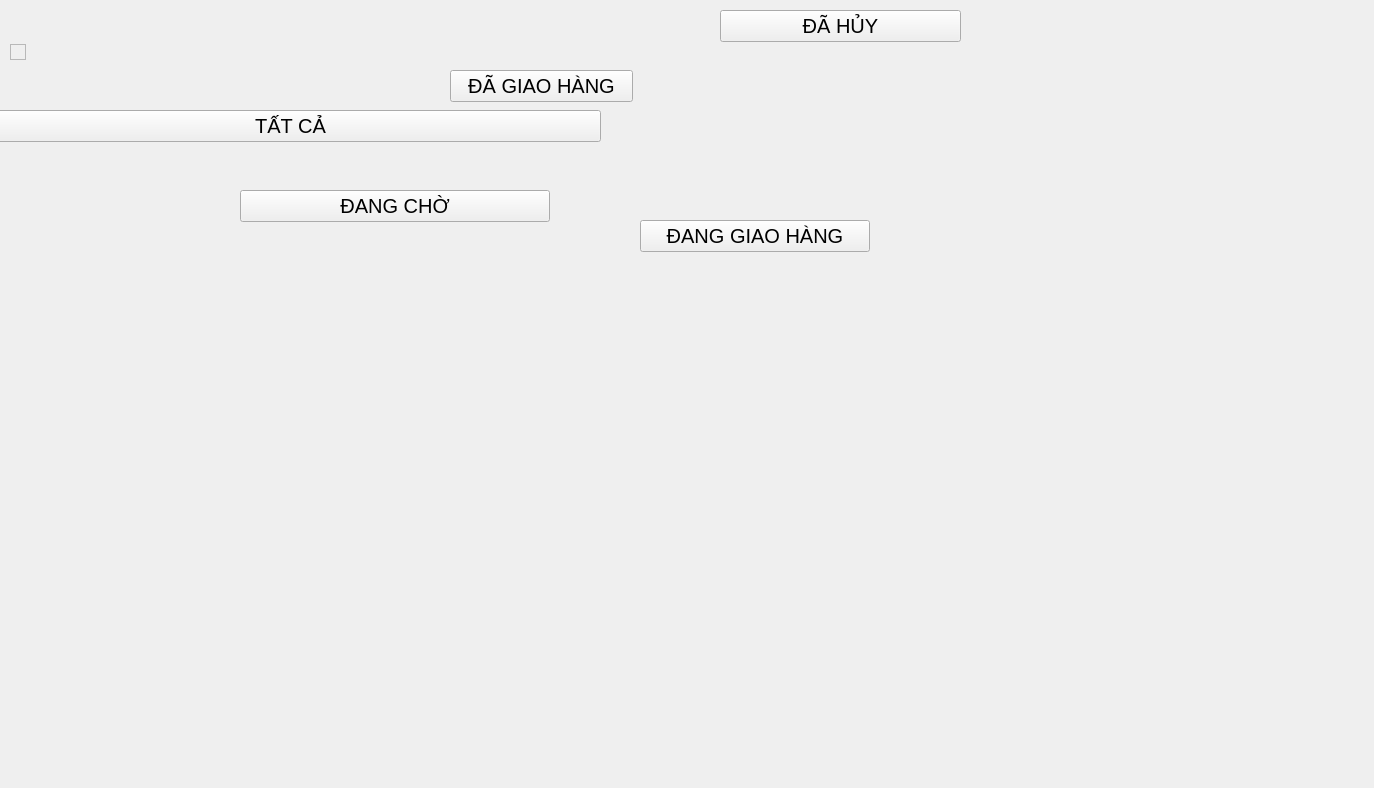
<?xml version="1.0" encoding="UTF-8"?>
<ui version="4.0">
 <class>lsmh</class>
 <widget class="QWidget" name="lsmh">
  <property name="geometry">
   <rect>
    <x>0</x>
    <y>0</y>
    <width>1374</width>
    <height>788</height>
   </rect>
  </property>
  <property name="minimumSize">
   <size>
    <width>80</width>
    <height>40</height>
   </size>
  </property>
  <property name="windowTitle">
   <string>Form</string>
  </property>
  <widget class="QScrollArea" name="scrollArea">
   <property name="geometry">
    <rect>
     <x>10</x>
     <y>44</y>
     <width>16</width>
     <height>16</height>
    </rect>
   </property>
   <property name="widgetResizable">
    <bool>true</bool>
   </property>
   <widget class="QWidget" name="scrollAreaWidgetContents">
    <property name="geometry">
     <rect>
      <x>0</x>
      <y>0</y>
      <width>16</width>
      <height>16</height>
     </rect>
    </property>
   </widget>
  </widget>
  <widget class="QPushButton" name="dahuybt">
   <property name="geometry">
    <rect>
     <x>720</x>
     <y>10</y>
     <width>241</width>
     <height>32</height>
    </rect>
   </property>
   <property name="minimumSize">
    <size>
     <width>60</width>
     <height>30</height>
    </size>
   </property>
   <property name="sizeIncrement">
    <size>
     <width>60</width>
     <height>30</height>
    </size>
   </property>
   <property name="baseSize">
    <size>
     <width>60</width>
     <height>40</height>
    </size>
   </property>
   <property name="font">
    <font>
     <family>Arial</family>
     <pointsize>15</pointsize>
     <weight>50</weight>
     <bold>false</bold>
    </font>
   </property>
   <property name="text">
    <string>ĐÃ HỦY</string>
   </property>
  </widget>
  <widget class="QPushButton" name="dagiaobt">
   <property name="geometry">
    <rect>
     <x>450</x>
     <y>70</y>
     <width>183</width>
     <height>32</height>
    </rect>
   </property>
   <property name="minimumSize">
    <size>
     <width>60</width>
     <height>30</height>
    </size>
   </property>
   <property name="sizeIncrement">
    <size>
     <width>60</width>
     <height>30</height>
    </size>
   </property>
   <property name="baseSize">
    <size>
     <width>60</width>
     <height>40</height>
    </size>
   </property>
   <property name="font">
    <font>
     <family>Arial</family>
     <pointsize>15</pointsize>
     <weight>50</weight>
     <bold>false</bold>
    </font>
   </property>
   <property name="text">
    <string>ĐÃ GIAO HÀNG</string>
   </property>
  </widget>
  <widget class="QPushButton" name="danggiaobt">
   <property name="geometry">
    <rect>
     <x>640</x>
     <y>220</y>
     <width>230</width>
     <height>32</height>
    </rect>
   </property>
   <property name="minimumSize">
    <size>
     <width>60</width>
     <height>30</height>
    </size>
   </property>
   <property name="sizeIncrement">
    <size>
     <width>60</width>
     <height>30</height>
    </size>
   </property>
   <property name="baseSize">
    <size>
     <width>60</width>
     <height>40</height>
    </size>
   </property>
   <property name="font">
    <font>
     <family>Arial</family>
     <pointsize>15</pointsize>
     <weight>50</weight>
     <bold>false</bold>
    </font>
   </property>
   <property name="text">
    <string>ĐANG GIAO HÀNG</string>
   </property>
  </widget>
  <widget class="QPushButton" name="dangchobt">
   <property name="geometry">
    <rect>
     <x>240</x>
     <y>190</y>
     <width>310</width>
     <height>32</height>
    </rect>
   </property>
   <property name="minimumSize">
    <size>
     <width>60</width>
     <height>30</height>
    </size>
   </property>
   <property name="sizeIncrement">
    <size>
     <width>60</width>
     <height>30</height>
    </size>
   </property>
   <property name="baseSize">
    <size>
     <width>60</width>
     <height>40</height>
    </size>
   </property>
   <property name="font">
    <font>
     <family>Arial</family>
     <pointsize>15</pointsize>
     <weight>50</weight>
     <bold>false</bold>
    </font>
   </property>
   <property name="text">
    <string>ĐANG CHỜ</string>
   </property>
  </widget>
  <widget class="QPushButton" name="tatcabt">
   <property name="geometry">
    <rect>
     <x>-20</x>
     <y>110</y>
     <width>621</width>
     <height>32</height>
    </rect>
   </property>
   <property name="minimumSize">
    <size>
     <width>60</width>
     <height>30</height>
    </size>
   </property>
   <property name="sizeIncrement">
    <size>
     <width>60</width>
     <height>30</height>
    </size>
   </property>
   <property name="baseSize">
    <size>
     <width>60</width>
     <height>40</height>
    </size>
   </property>
   <property name="font">
    <font>
     <family>Arial</family>
     <pointsize>15</pointsize>
     <weight>50</weight>
     <bold>false</bold>
    </font>
   </property>
   <property name="text">
    <string>TẤT CẢ</string>
   </property>
  </widget>
 </widget>
 <resources/>
 <connections/>
</ui>
